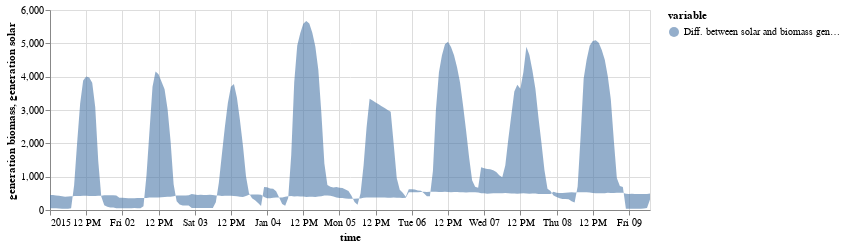

The cell this chart's notebook holds for it:
### Code cell
# Then we plot it
on.Plot(ts_ci.head(200))\
    .add(on.marks.area, title='Diff. between solar and biomass generation')\
    .properties(width=600, height=200)\
    .show()

### Figure 1 — Vega specification as saved in the notebook (floating-point values rounded to 4 significant figures; data arrays with more than 128 entries replaced by an {"elided": "..."} marker saying what was removed)
{"$schema": "https://vega.github.io/schema/vega/v5.json", "data": [{"name": "source_0", "values": {"elided": "200 records"}, "transform": [{"type": "formula", "expr": "toDate(datum['time'])", "as": "time"}]}, {"name": "source_0_color_domain_area", "values": [{"area": "Diff. between solar and biomass generation"}]}], "marks": [{"type": "group", "name": "layer_0_pathgroup", "from": {"facet": {"data": "source_0", "name": "faceted_path_layer_0_main", "groupby": ["area"]}}, "encode": {"update": {"height": {"field": {"signal": null, "datum": null, "group": "height", "parent": null}}, "width": {"field": {"signal": null, "datum": null, "group": "width", "parent": null}}}}, "marks": [{"type": "area", "name": "layer_0_marks", "from": {"data": "faceted_path_layer_0_main"}, "sort": {"field": "x"}, "encode": {"update": {"x": {"field": "time", "scale": "x"}, "y": {"field": "generation biomass", "scale": "y"}, "orient": {"value": "vertical"}, "fill": {"field": "area", "scale": "color"}, "opacity": {"value": 0.6}, "y2": {"field": "generation solar", "scale": "y"}, "defined": {"signal": "isValid(datum[\"time\"]) && isFinite(+datum[\"time\"]) && isValid(datum[\"generation biomass\"]) && isFinite(+datum[\"generation biomass\"])"}}}, "style": ["area"]}]}], "scales": [{"name": "x", "type": "time", "domain": {"data": "source_0", "field": "time"}, "range": [0, {"signal": "width"}]}, {"name": "y", "type": "linear", "domain": {"data": "source_0", "fields": ["generation biomass", "generation solar"]}, "range": [{"signal": "height"}, 0], "nice": true, "zero": true}, {"name": "color", "type": "ordinal", "domain": {"data": "source_0_color_domain_area", "field": "area", "sort": true}, "range": "category"}], "axes": [{"scale": "x", "orient": "bottom", "zindex": 0, "maxExtent": 0, "grid": true, "tickCount": {"signal": "ceil(width/40)"}, "labels": false, "ticks": false, "domain": false, "aria": false, "gridScale": "y", "minExtent": 0}, {"scale": "y", "orient": "left", "zindex": 0, "labels": false, "maxExtent": 0, "minExtent": 0, "tickCount": {"signal": "ceil(height/40)"}, "domain": false, "aria": false, "grid": true, "ticks": false, "gridScale": "x"}, {"scale": "x", "grid": false, "orient": "bottom", "labelFlush": true, "zindex": 0, "title": "time", "labelOverlap": true, "tickCount": {"signal": "ceil(width/40)"}}, {"scale": "y", "zindex": 0, "grid": false, "labelOverlap": true, "orient": "left", "tickCount": {"signal": "ceil(height/40)"}, "title": "generation biomass, generation solar"}], "padding": 5, "width": 600, "background": "white", "height": 200, "style": "cell", "legends": [{"title": "variable", "fill": "color", "symbolType": "circle", "encode": {"symbols": {"update": {"opacity": {"value": 0.6}}}}}]}
